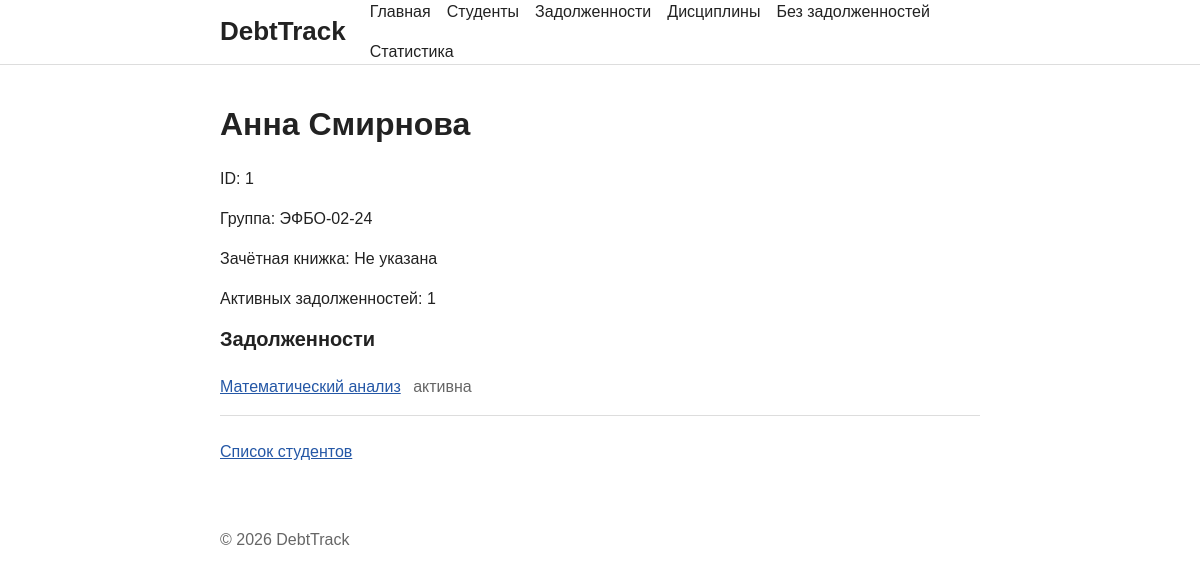
The app's page /students/1/ with its own data.
### students/views.py (the view)
# urls.py: path("<int:student_id>/", views.student_detail, name="detail"),
def student_detail(request, student_id):
    connection = get_connection()
    try:
        student = connection.execute(
            STUDENT_SQL, (student_id,)
        ).fetchone()
        if student is None:
            student_debts = []
            debt_count = 0
        else:
            student_debts = connection.execute(
                STUDENT_DEBTS_SQL, (student_id,)
            ).fetchall()
            debt_count = connection.execute(
                ACTIVE_DEBTS_COUNT_SQL, (student_id,)
            ).fetchone()["debts_count"]
    finally:
        connection.close()
    return render(
        request,
        "students/student_detail.html",
        {
            "student": student,
            "student_debts": student_debts,
            "debt_count": debt_count,
        },
        status=404 if student is None else 200,
    )

### db/database.py (called while the page is built)
def get_connection(database_path=None):
    path = Path(database_path) if database_path is not None else DB_PATH
    connection = sqlite3.connect(path)
    connection.row_factory = sqlite3.Row
    connection.execute("PRAGMA foreign_keys = ON")
    return connection

### students/templates/students/student_detail.html (shortened to what this page needs)
{% extends "base.html" %}
{% block content %}
{% if student %}
<h1>{{ student.name }}</h1>
<p>ID: {{ student.id }}</p>
<p>Группа: {{ student.group_number }}</p>
<p>Зачётная книжка: {{ student.record_book|default:"Не указана" }}</p>
<p>Активных задолженностей: {{ debt_count }}</p>
<h2>Задолженности</h2>
{% if student_debts %}
<ul class="list">
    {% for debt in student_debts %}
    <li>
        <a href="{% url 'debts:detail' debt.id %}">{{ debt.discipline_name }}</a>
        {% include "debts/includes/debt_status.html" %}
    </li>
    {% endfor %}
</ul>
{% else %}
<p class="muted">Задолженностей нет.</p>
{% endif %}
{% else %}
<h1>Студент не найден</h1>
<p>Студент с указанным идентификатором отсутствует.</p>
{% endif %}
<a href="{% url 'students:list' %}" class="back">Список студентов</a>
{% endblock %}

### debts/templates/debts/includes/debt_status.html
<span class="debt-status">{% if debt.is_closed %}закрыта{% else %}активна{% endif %}</span>

### homepage/static/homepage/css/style.css (style rules this page uses)
* { box-sizing: border-box; }
body { min-height: 100vh; margin: 0; color: #222; background: #fff; font: 16px/1.5 Arial, sans-serif; }
h1, h2 { line-height: 1.2; }
h1 { margin: 0 0 24px; }
h2 { margin: 0 0 8px; font-size: 20px; }
a { color: #2457a6; }
.list { margin: 0; padding: 0; list-style: none; }
.list li, .list-item { padding: 16px 0; border-bottom: 1px solid #ddd; }
.debt-status, .muted { color: #666; }
.debt-status { margin-left: 8px; }
.back { display: inline-block; margin-top: 24px; }

### records on screen
students: name "Анна Смирнова"
disciplines: discipline_name "Математический анализ"

### other values on screen
{{ student.id }} "1"
{{ student.group_number }} "ЭФБО-02-24"
{{ student.record_book|default:"Не указана" }} "Не указана"
{{ debt_count }} "1"
